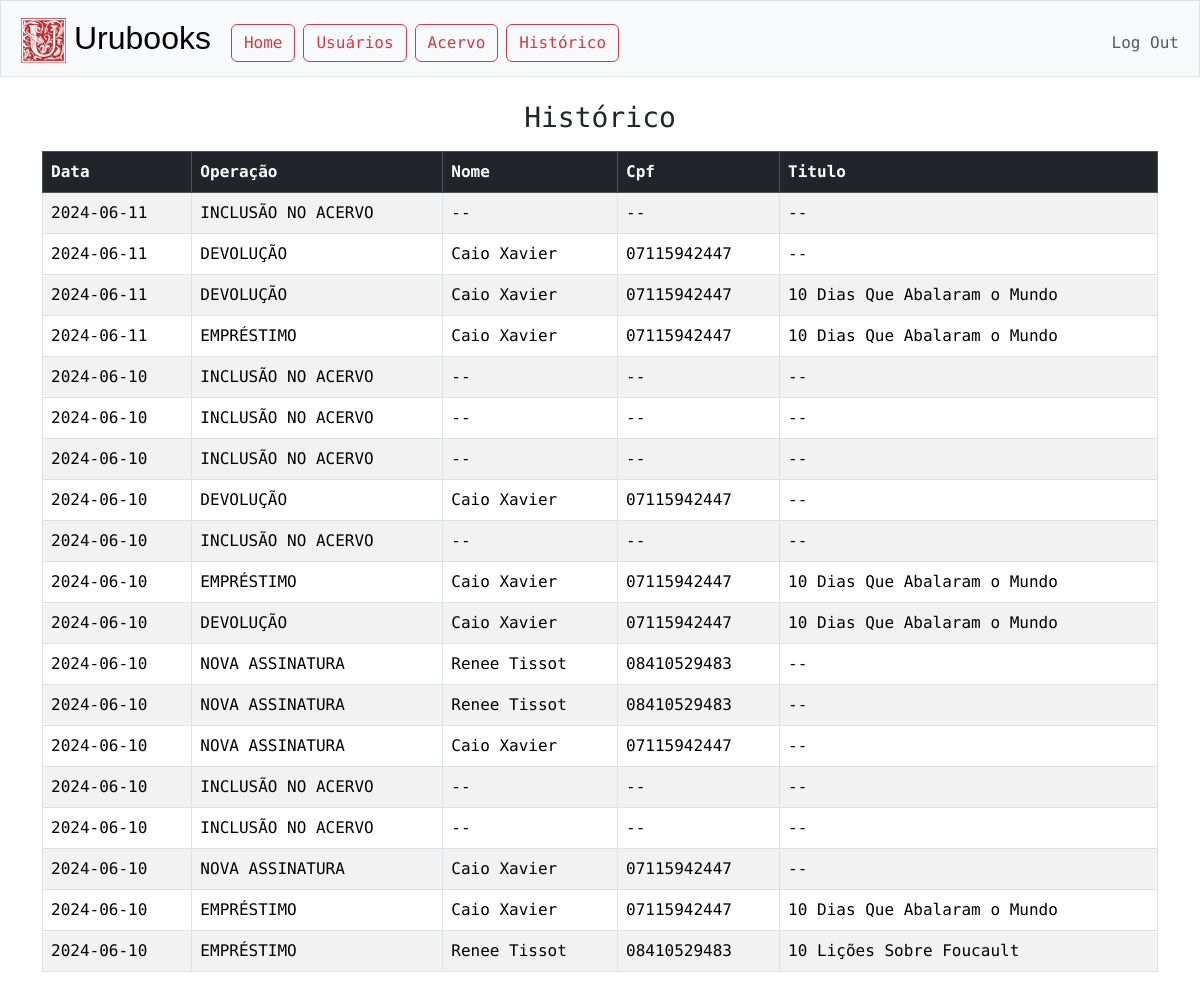
The app's page /historico (signed in) with its own data.
### tables this page shows
CREATE TABLE historico (
id INTEGER PRIMARY KEY AUTOINCREMENT,
data TEXT NOT NULL,
contato_cpf TEXT,
operacao TEXT NOT NULL,
obra_id INTEGER
);

CREATE TABLE contatos (
cpf TEXT PRIMARY KEY NOT NULL,
nome TEXT NOT NULL,
telefone TEXT,
email TEXT,
endereço TEXT,
assinante TEXT
);

CREATE TABLE acervo (
id INTEGER PRIMARY KEY AUTOINCREMENT NOT NULL,
titulo TEXT NOT NULL,
autor TEXT NOT NULL,
editora TEXT,
ano INTEGER,
status TEXT
);

### app.py (the view)
@app.route("/historico")
@login_required
def historico():
    REGISTRO_POR_PAGINA = 30
    pagina = int(request.args.get("pagina", 0))
    offset = REGISTRO_POR_PAGINA * pagina
    historico = db.execute("SELECT * FROM historico LEFT JOIN acervo on historico.obra_id = acervo.id \
                           LEFT JOIN contatos on historico.contato_cpf = contatos.cpf ORDER BY historico.data DESC LIMIT ?, ?",
                           offset, REGISTRO_POR_PAGINA)
    page_data = {
        "atual":pagina,
        "max":int(len(historico)/REGISTRO_POR_PAGINA),
    }
    return render_template("historico.html", historico=historico, page_data=page_data)

### app.py (called while the page is built)
@app.after_request
def after_request(response):
    response.headers["Cache-Control"] = "no-cache, no-store, must-revalidate"
    response.headers["Expires"] = 0
    response.headers["Pragma"] = "no-cache"
    return response

### helpers.py (called while the page is built)
def login_required(f):
    @wraps(f)
    def decorated_function(*args, **kwargs):
        if session.get("user_id") is None:
            return redirect("/login")
        return f(*args, **kwargs)
    return decorated_function

### templates/historico.html (shortened to what this page needs)
{% extends "layout.html" %}
{% block main %}
    <h3 class='mb-3'>Histórico</h3>
    <div class="table-responsive">
        <table class='table table-bordered table-striped' style='text-align:start'>
            <thead class="table-dark">
                <th>Data</th>
                <th>Operação</th>
                <th>Nome</th>
                <th>Cpf</th>
                <th>Titulo</th>
            </thead>
            <tbody>
            {% if historico %}
                {% for registro in historico %}
                    <tr>
                        <td>{{ registro.data }}</td>
                        <td>{{ registro.operacao }}</td>
                        {% set nome = registro.nome if registro.nome else "--" %}
                        <td>{{ nome }}</td>
                        {% set cpf = registro.contato_cpf if registro.contato_cpf else "--" %}
                        <td>{{ cpf }}</td>
                        {% set titulo = registro.titulo if registro.titulo else "--" %}
                        <td>{{ titulo }}</td>
                    </tr>
                    {% endfor %}
            {% else %}
            <tr>
                <td colspan="5" style="text-align: center;">Nenhuma entrada cadastrada.</td>
            </tr>
            {% endif %}
            </tbody>
        </table>
    </div>
{% endblock %}

### static/styles.css (style rules this page uses)
body { font-family: "Roboto Mono", monospace; }

### records on screen
historico: data "2024-06-11", operacao "INCLUSÃO NO ACERVO", nome "--", cpf "--", titulo "--"
contatos: data "2024-06-11", operacao "DEVOLUÇÃO", nome "Caio Xavier", titulo "--", data "2024-06-10", operacao "NOVA ASSINATURA"
historico: contato_cpf "07115942447"
acervo: data "2024-06-11", operacao "DEVOLUÇÃO", titulo "10 Dias Que Abalaram o Mundo", operacao "EMPRÉSTIMO", data "2024-06-10"
historico: contato_cpf "07115942447"
historico: contato_cpf "07115942447"
historico: data "2024-06-10", operacao "INCLUSÃO NO ACERVO", nome "--", cpf "--", titulo "--"
historico: data "2024-06-10", operacao "INCLUSÃO NO ACERVO", nome "--", cpf "--", titulo "--"
historico: data "2024-06-10", operacao "INCLUSÃO NO ACERVO", nome "--", cpf "--", titulo "--"
historico: contato_cpf "07115942447"
historico: data "2024-06-10", operacao "INCLUSÃO NO ACERVO", nome "--", cpf "--", titulo "--"
historico: contato_cpf "07115942447"
historico: contato_cpf "07115942447"
contatos: data "2024-06-10", operacao "NOVA ASSINATURA", nome "Renee Tissot", titulo "--"
historico: contato_cpf "08410529483"
historico: contato_cpf "08410529483"
historico: contato_cpf "07115942447"
historico: data "2024-06-10", operacao "INCLUSÃO NO ACERVO", nome "--", cpf "--", titulo "--"
historico: data "2024-06-10", operacao "INCLUSÃO NO ACERVO", nome "--", cpf "--", titulo "--"
historico: contato_cpf "07115942447"
historico: contato_cpf "07115942447"
acervo: data "2024-06-10", operacao "EMPRÉSTIMO", titulo "10 Lições Sobre Foucault"
historico: contato_cpf "08410529483"
